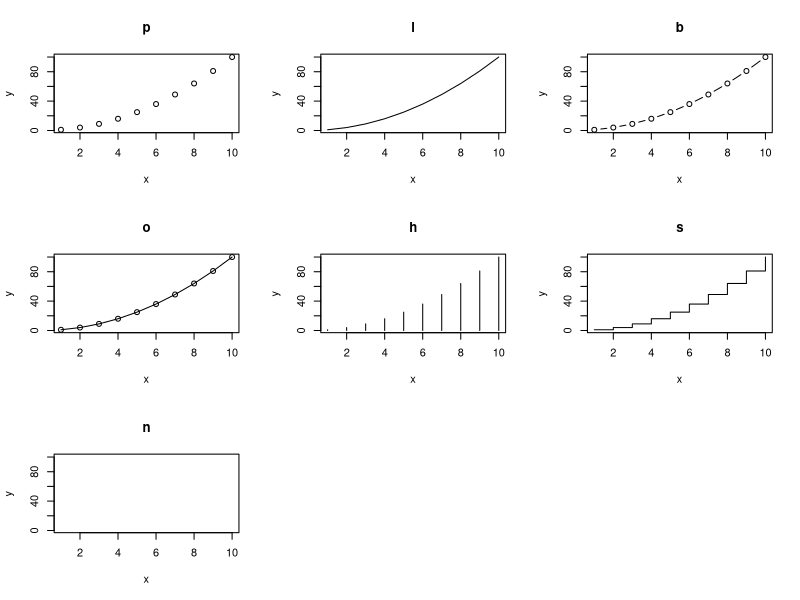
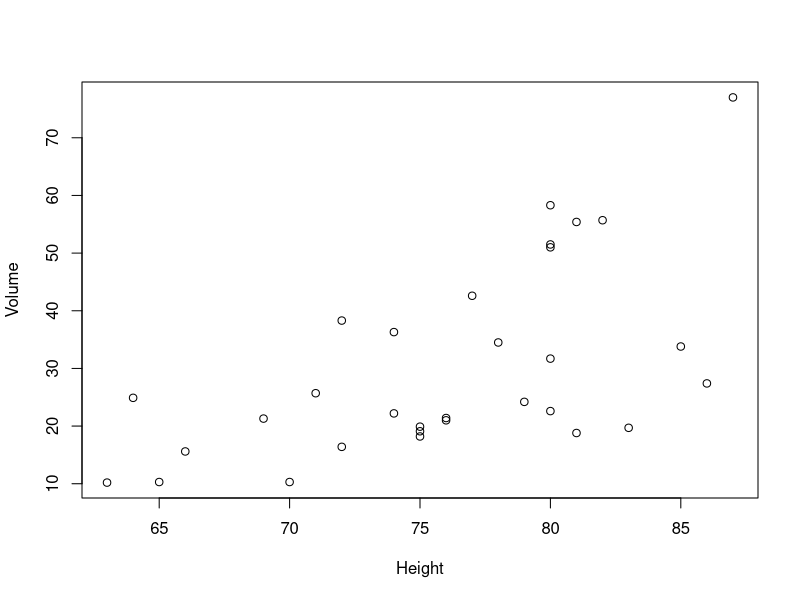
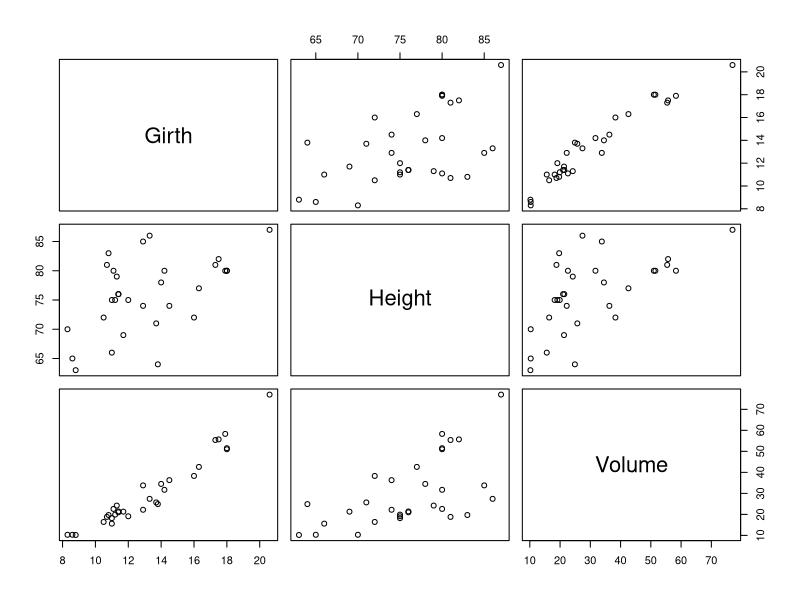
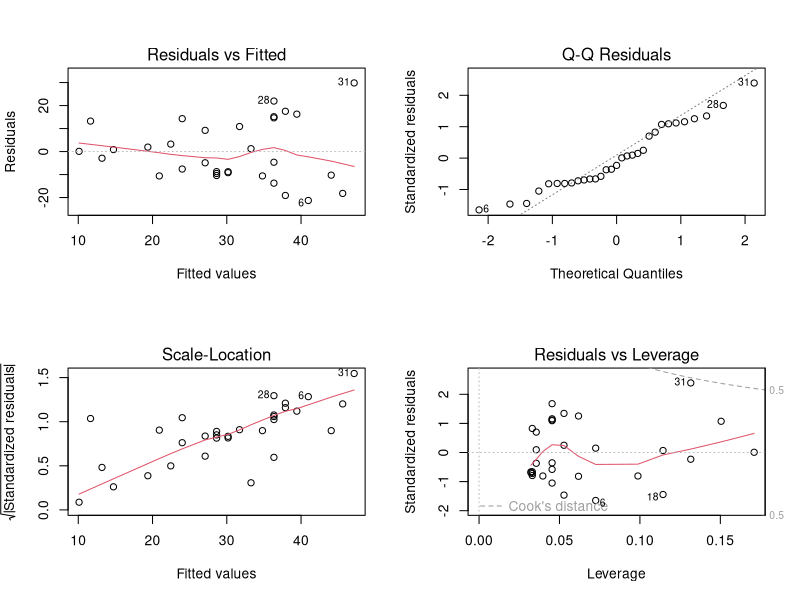
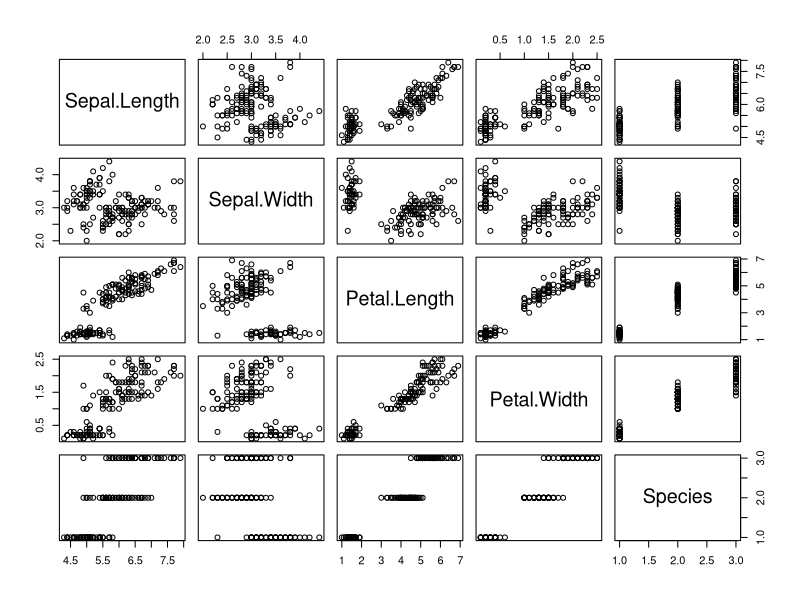
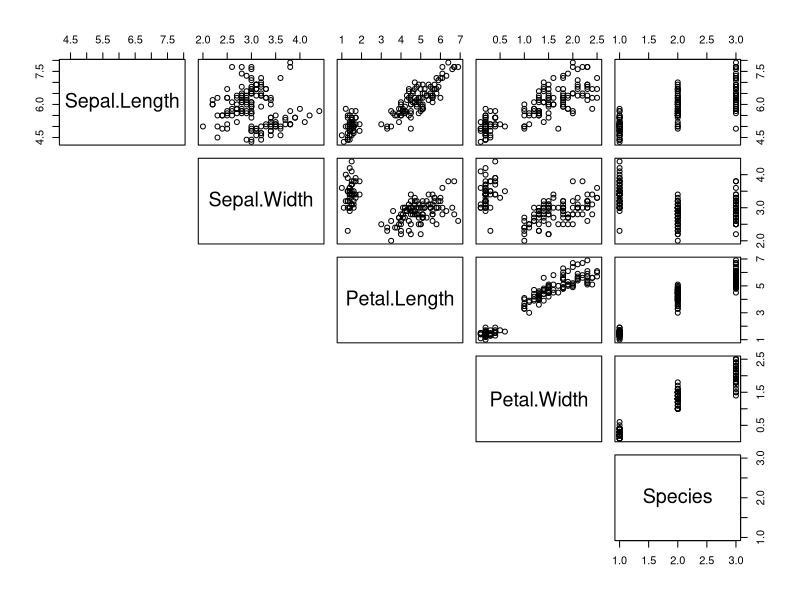
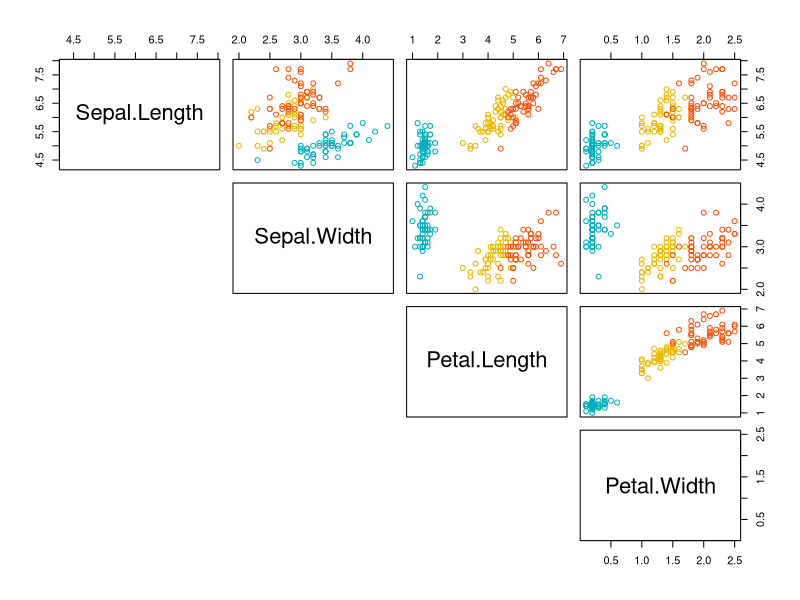
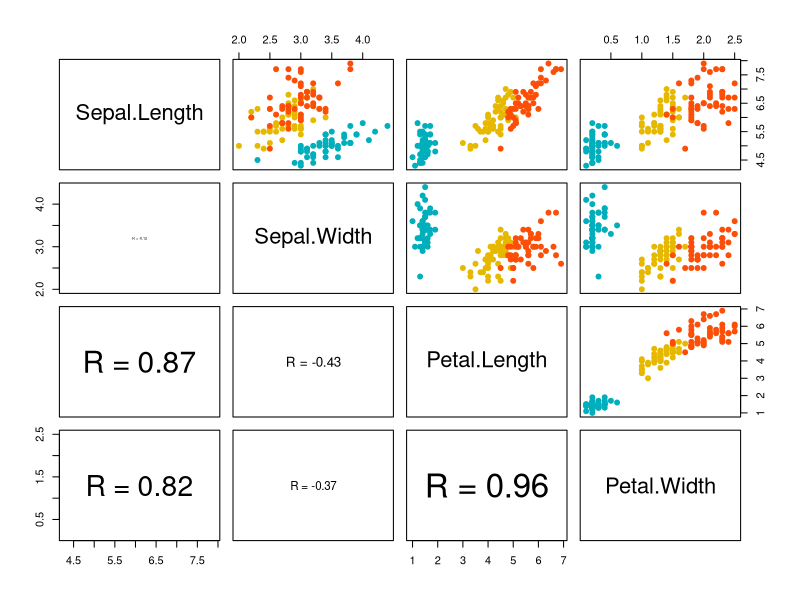

Reproduce these figures in R, in order.
## ---- chunk 1
# membuat vektor data 
x <- c(1:10); y <- x^2
## ---- chunk 2
# membagi jendela grafik menajdi 4 baris dan 2 kolom
par(mfrow=c(3,3))

# plot
plot(x, y, type="p", main="p")
plot(x, y, type="l", main="l")
plot(x, y, type="b", main="b")
plot(x, y, type="o", main="o")
plot(x, y, type="h", main="h")
plot(x, y, type="s", main="s")
plot(x, y, type="n", main="n")
## ---- chunk 3
par(mfrow=c(1,1))
## ---- chunk 4
library(tibble)
## ---- chunk 5
# memuat dataset
trees <- as_tibble(trees)

# print 
trees
## ---- chunk 6
# atau 
with(trees, plot(Height, Volume))
## ---- chunk 7
plot(trees)
## ---- chunk 8
# membagi jendela grafik menjadi 2 baris dan 2 kolom
par(mfrow=c(2,2))

# plot
plot(lm(Volume~Height, data=trees))
## ---- chunk 9
par(mfrow=c(1,1))
## ---- chunk 10
# memuat dataset irir
iris <- as_tibble(iris)

# print
iris
## ---- chunk 11
pairs(iris)
## ---- chunk 12
pairs(iris, lower.panel=NULL)
## ---- chunk 13
# drop variabel Species
# simpan dataset baru pada objek iris2
iris2 <- iris[ ,1:4]

# print
iris2

# spesifikasi vaktor warna titik berdasarkan spesies
my_col <- c("#00AFBB", "#E7B800", "#FC4E07")

# plot
pairs(iris2, lower.panel=NULL,
      # spesifikasi warna
      col= my_col[iris$Species])
## ---- chunk 14
# membuat fungsi untuk menghitung
# nilai korelasi yang ditempatkan pada panel bawah
panel.cor <- function(x, y){
    # definisi parameter grafik 
    usr <- par("usr"); on.exit(par(usr))
    par(usr = c(0, 1, 0, 1))
    # menghitung koefisien korelas
    r <- round(cor(x, y), digits=2)
    # menambahkan text berdasarkan koefisien korelasi
    txt <- paste0("R = ", r)
    # mengatur besar text sesuai besarnya nilai korelasi
    cex.cor <- 0.8/strwidth(txt)
    text(0.5, 0.5, txt, cex = cex.cor * abs(r))
}

# kustomisasi panel atas agar
# warna titik berdasarkan factor
my_col <- c("#00AFBB", "#E7B800", "#FC4E07")
upper.panel<-function(x, y){
  points(x,y, pch = 19, col = my_col[iris$Species])
}

pairs(iris2,
      lower.panel= panel.cor,
      upper.panel= upper.panel)
## ---- chunk 15
# kustomisasi panel atas
upper.panel<-function(x, y){
  points(x,y, pch=19, col=c("#00AFBB", "#E7B800", "#FC4E07")[iris$Species])
  r <- round(cor(x, y), digits=2)
  txt <- paste0("R = ", r)
  usr <- par("usr"); on.exit(par(usr))
  par(usr = c(0, 1, 0, 1))
  text(0.5, 0.9, txt)
}

# plot
pairs(iris2, lower.panel = NULL, 
      upper.panel = upper.panel)
